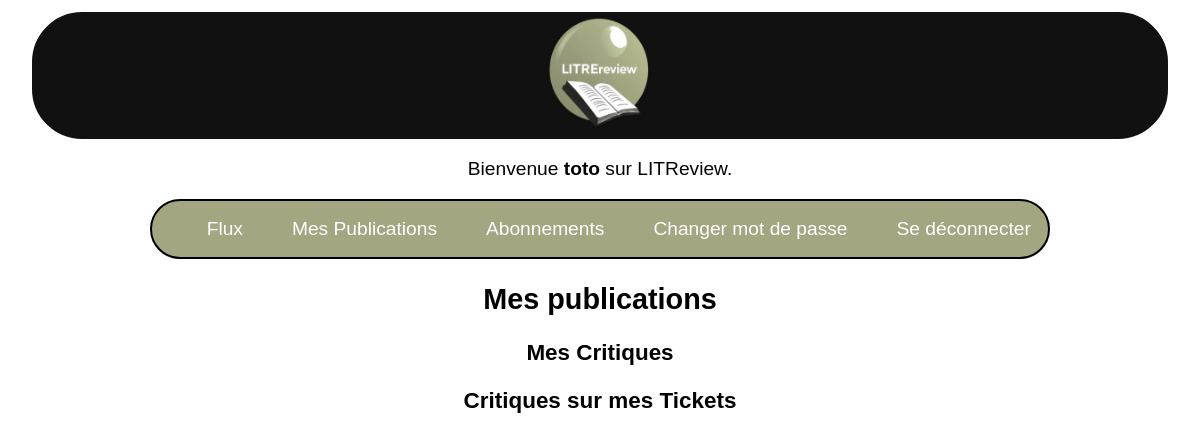
/my-posts/ (signed in), run on an earlier commit of the app's database.
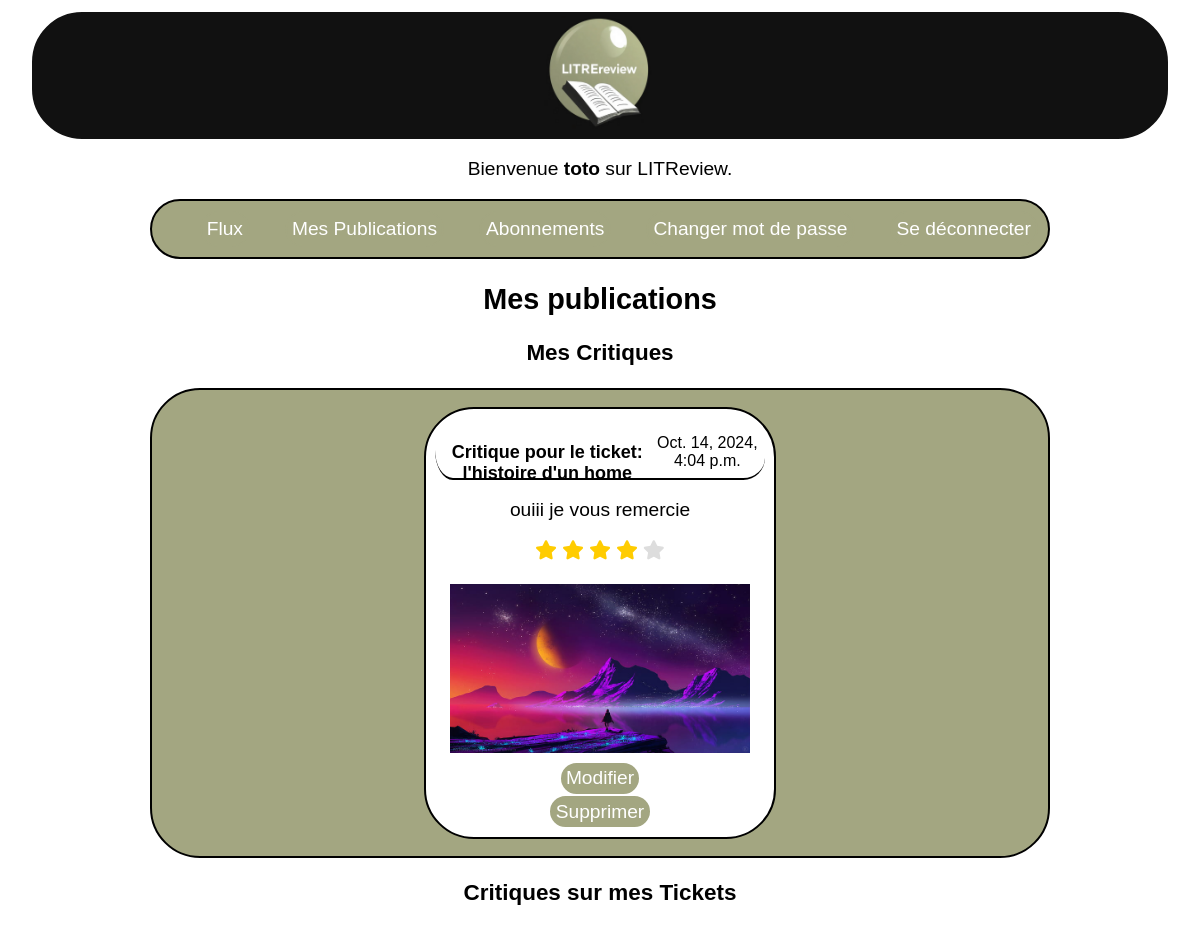
And on a later commit of the database.
### LitReview/models.py (models this page shows, shortened)
class Review(models.Model):
    ticket = models.ForeignKey(Ticket, on_delete=models.CASCADE)
    rating = models.PositiveSmallIntegerField(
        validators=[MinValueValidator(0), MaxValueValidator(5)]
    )
    user = models.ForeignKey(
        settings.AUTH_USER_MODEL,
        on_delete=models.CASCADE)
    headline = models.CharField(max_length=128)
    body = models.TextField(max_length=8192, blank=True)
    time_created = models.DateTimeField(auto_now_add=True)

class Ticket(models.Model):
    title = models.CharField(max_length=128)
    description = models.TextField(max_length=2048, blank=True)
    image = models.ImageField(blank=True, null=True)
    user = models.ForeignKey(
        settings.AUTH_USER_MODEL,
        on_delete=models.CASCADE)
    time_created = models.DateTimeField(auto_now_add=True)

### LitReview/views.py (the view, shortened to what this page needs)
# urls.py: path("my-posts/", LitReview.views.my_posts, name="my_posts"),
def my_posts(request):
    user = request.user
    blocked_users = BlockUser.objects.filter(user=user).values_list(
        "blocked_user", flat=True
    )
    user_tickets = (
        Ticket.objects.filter(user=user)
        .exclude(user__in=blocked_users)
        .prefetch_related(
            Prefetch(
                "review_set",
                queryset=Review.objects.filter(user=user).exclude(
                    user__in=blocked_users
                ),
                to_attr="user_reviews",
            )
        )
        .distinct()
    )
    user_reviews = Review.objects.filter(user=user).exclude(
        user__in=blocked_users).select_related("ticket").distinct()
    other_user_reviews_on_user_tickets = (
        Review.objects.filter(ticket__user=user).exclude(
            user__in=blocked_users).exclude(user=user).distinct()
    )
    combined_posts = []
    for review in user_reviews:
        combined_posts.append(
            {
                "is_review": True,
                "review": review,
            }
        )
    context = {
        "combined_posts": combined_posts,
    }
    return render(request, "LitReview/my_posts.html", context)

### LitReview/templates/LitReview/my_posts.html (shortened to what this page needs)
{% extends 'base.html' %}
{% block content %}
    <h2>Mes publications</h2>
    <h3>Mes Critiques</h3>
    {% for post in combined_posts %}
        {% if post.is_review %}
            <div class="critique">
                <div class="review_ticket">
                    <div class="date_time">
                        <h4>Critique pour le ticket: {{ post.review.ticket.title }}</h4>
                        <p class="time">{{ post.review.time_created }}</p>
                    </div>
                    <p>{{ post.review.body }}</p>
                    <span class="star-rating">
                        {% for i in "12345" %}
                            {% if forloop.counter <= post.review.rating %}
                                <i class="fas fa-star checked"></i>
                            {% else %}
                                <i class="fas fa-star"></i>
                            {% endif %}
                        {% endfor %}
                    </span>
                {% if post.review.ticket.image %}
                        <img src="{{ post.review.ticket.image.url }}" alt="Image pour {{ post.review.ticket.title }}">
                    {% endif %}
                    <div class="actions">
                        <a class="button_edit" href="{% url 'edit_review' post.review.id %}">Modifier</a> </br>
                        <a href="{% url 'delete_review' post.review.id %}" class="button_delete">Supprimer</a>
                    </div>
                </div>
            </div>
        {% endif %}
    {% endfor %}
    <h3>Critiques sur mes Tickets</h3>
{% endblock %}

What changed in the data, as far as the page shows it:
added Review: review.ticket "l'histoire d'un home", review.time_created "Oct. 14, 2024, 4:04 p.m.", review.body "ouiii je vous remercie", rating 4 (drawn), review.ticket.image (picture)
